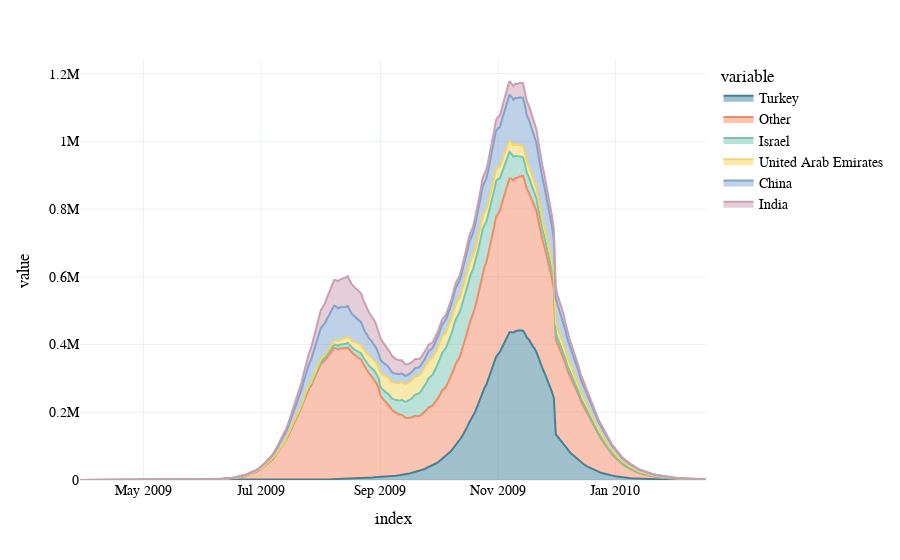

Notebook code for this chart:
### Code cell
import plotly.express as px
px.area(ei.fetch_area_plot_data(fig), template=ei.templates.netsi)

### Figure 1 — Plotly figure (JSON) as saved in the notebook; plotly's stock layout.template omitted (floating-point values rounded to 4 significant figures; data arrays with more than 128 entries replaced by an {"elided": "..."} marker saying what was removed)
{"data": [{"fillpattern": {"shape": ""}, "hovertemplate": "variable=Turkey<br>index=%{x}<br>value=%{y}<extra></extra>", "legendgroup": "Turkey", "line": {"color": "#428299"}, "marker": {"symbol": "circle"}, "mode": "lines", "name": "Turkey", "orientation": "v", "showlegend": true, "stackgroup": "1", "type": "scatter", "x": {"elided": "311 str values"}, "xaxis": "x", "y": {"elided": "311 int values"}, "yaxis": "y"}, {"fillpattern": {"shape": ""}, "hovertemplate": "variable=Other<br>index=%{x}<br>value=%{y}<extra></extra>", "legendgroup": "Other", "line": {"color": "#F48A64"}, "marker": {"symbol": "circle"}, "mode": "lines", "name": "Other", "orientation": "v", "showlegend": true, "stackgroup": "1", "type": "scatter", "x": {"elided": "311 str values"}, "xaxis": "x", "y": {"elided": "311 int values"}, "yaxis": "y"}, {"fillpattern": {"shape": ""}, "hovertemplate": "variable=Israel<br>index=%{x}<br>value=%{y}<extra></extra>", "legendgroup": "Israel", "line": {"color": "#77C6B1"}, "marker": {"symbol": "circle"}, "mode": "lines", "name": "Israel", "orientation": "v", "showlegend": true, "stackgroup": "1", "type": "scatter", "x": {"elided": "311 str values"}, "xaxis": "x", "y": {"elided": "311 int values"}, "yaxis": "y"}, {"fillpattern": {"shape": ""}, "hovertemplate": "variable=United Arab Emirates<br>index=%{x}<br>value=%{y}<extra></extra>", "legendgroup": "United Arab Emirates", "line": {"color": "#F2D65F"}, "marker": {"symbol": "circle"}, "mode": "lines", "name": "United Arab Emirates", "orientation": "v", "showlegend": true, "stackgroup": "1", "type": "scatter", "x": {"elided": "311 str values"}, "xaxis": "x", "y": {"elided": "311 int values"}, "yaxis": "y"}, {"fillpattern": {"shape": ""}, "hovertemplate": "variable=China<br>index=%{x}<br>value=%{y}<extra></extra>", "legendgroup": "China", "line": {"color": "#80A4CE"}, "marker": {"symbol": "circle"}, "mode": "lines", "name": "China", "orientation": "v", "showlegend": true, "stackgroup": "1", "type": "scatter", "x": {"elided": "311 str values"}, "xaxis": "x", "y": {"elided": "311 int values"}, "yaxis": "y"}, {"fillpattern": {"shape": ""}, "hovertemplate": "variable=India<br>index=%{x}<br>value=%{y}<extra></extra>", "legendgroup": "India", "line": {"color": "#CC9EB1"}, "marker": {"symbol": "circle"}, "mode": "lines", "name": "India", "orientation": "v", "showlegend": true, "stackgroup": "1", "type": "scatter", "x": {"elided": "311 str values"}, "xaxis": "x", "y": {"elided": "311 int values"}, "yaxis": "y"}], "layout": {"autosize": true, "legend": {"title": {"text": "variable"}, "tracegroupgap": 0}, "margin": {"t": 60}, "xaxis": {"anchor": "y", "autorange": true, "domain": [0, 1], "range": ["2009-03-29", "2010-02-17"], "title": {"text": "index"}, "type": "date"}, "yaxis": {"anchor": "x", "autorange": true, "domain": [0, 1], "range": [0, 1240000.0], "title": {"text": "value"}, "type": "linear"}}}
